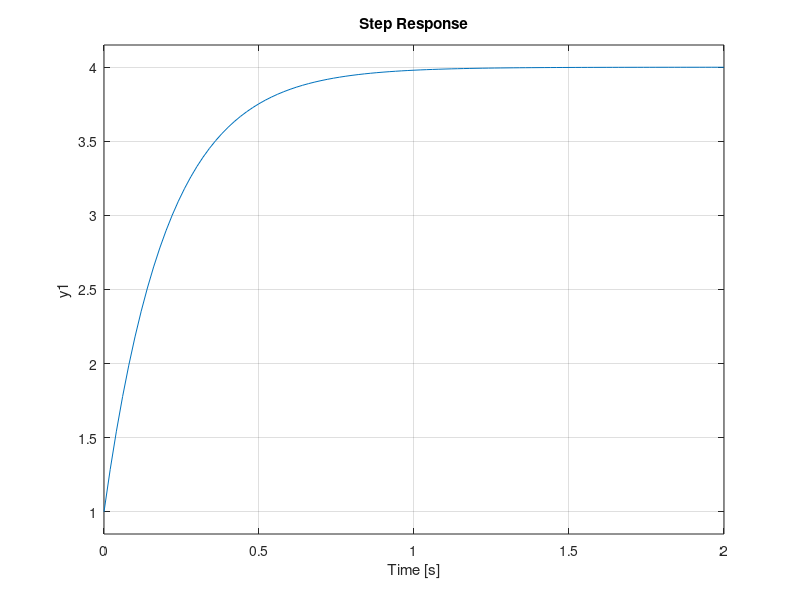

Write MATLAB code to recreate this figure.
%%step response of 1st order unity feedback system
%%placing zeroes for transfer function:1/(s+5)
%%placing zero at -20
H7=tf([1 20],[1 5]);
step(H7);
